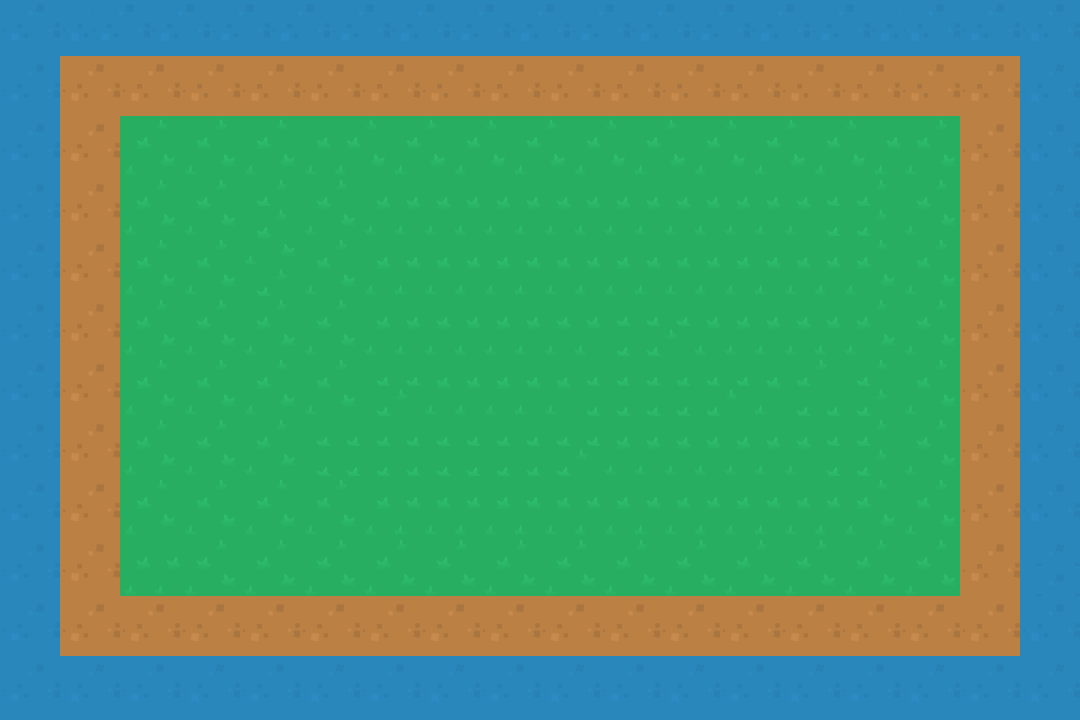

A level layout from a 2D game, rendered from its tile map. Below: a short description, then the map file with its tile-grid data intact:
An orthogonal 36x24 tile map with 30x30 px tiles, 1 tile layer (Tile Layer 1).

<map version="1.0" tiledversion="1.1.2" orientation="orthogonal" renderorder="right-down" width="36" height="24" tilewidth="30" tileheight="30" infinite="0" nextobjectid="1">
 <tileset firstgid="1" source="kenney_tileset.tsx" />
 <layer name="Tile Layer 1" width="36" height="24">
  <data encoding="csv">
0,0,0,0,0,0,0,0,0,0,0,0,0,0,0,0,0,0,0,0,0,0,0,0,0,0,0,0,0,0,0,0,0,0,0,0,
19,0,19,19,0,19,0,19,0,19,0,19,0,19,0,19,0,19,0,19,0,19,0,19,0,19,0,19,0,19,19,0,19,0,19,0,
0,0,0,0,0,0,0,0,0,0,0,0,0,0,0,0,0,0,0,0,0,0,0,0,0,0,0,0,0,0,0,0,0,0,0,0,
19,0,5,0,5,0,5,0,5,0,5,0,5,0,5,0,5,0,5,0,5,0,5,0,5,0,5,0,5,0,5,0,5,0,19,0,
0,0,0,0,0,0,0,0,0,0,0,0,0,0,0,0,0,0,0,0,0,0,0,0,0,0,0,0,0,0,0,0,0,0,0,0,
19,0,5,0,1,0,1,0,1,0,1,1,0,1,0,1,0,1,0,1,0,1,0,1,0,1,0,1,0,1,1,0,5,0,19,0,
0,0,0,0,0,0,0,0,0,0,0,0,0,0,0,0,0,0,0,0,0,0,0,0,0,0,0,0,0,0,0,0,0,0,0,0,
19,0,5,0,1,0,1,0,1,0,1,0,1,1,1,1,1,1,1,1,1,1,1,1,1,1,1,1,1,0,1,0,5,0,19,0,
0,0,0,0,0,0,0,0,1,0,0,0,0,0,0,0,0,0,0,0,0,0,0,0,0,0,0,1,1,0,0,0,0,0,0,0,
19,0,5,0,1,0,1,0,0,0,1,0,1,1,1,1,1,1,1,1,1,1,1,1,1,1,1,1,1,0,1,0,5,0,19,0,
0,0,0,0,0,0,0,0,1,0,0,0,0,0,0,0,0,0,0,0,0,0,0,0,0,0,0,0,0,0,0,0,0,0,0,0,
19,0,5,0,1,0,1,0,1,0,1,0,1,1,1,1,1,1,1,1,1,1,1,1,1,1,1,1,1,0,1,0,5,0,19,0,
0,0,0,0,0,0,0,0,0,0,0,0,0,0,0,0,0,0,0,0,1,1,0,0,0,0,0,0,0,0,0,0,0,0,0,0,
19,0,5,0,1,0,1,0,1,0,1,0,1,1,1,1,1,1,1,1,1,1,1,1,1,1,1,0,1,0,1,0,5,0,19,0,
0,0,0,0,0,0,0,0,0,0,0,0,1,0,0,0,0,0,0,1,1,1,1,1,0,0,1,1,1,0,0,0,0,0,0,0,
19,0,5,0,1,0,1,0,1,0,1,1,1,1,1,1,1,1,1,1,1,1,1,1,1,1,1,1,1,0,1,0,5,0,19,0,
0,0,0,0,0,0,0,0,0,0,1,1,1,1,1,1,1,1,1,0,0,0,0,0,0,0,0,1,1,0,0,0,0,0,0,0,
19,0,5,0,1,0,1,0,1,0,1,0,1,1,1,1,1,1,1,1,1,1,1,1,1,1,1,1,1,0,1,0,5,0,19,0,
0,0,0,0,0,0,0,0,0,0,0,0,0,0,0,0,0,0,0,0,0,0,0,0,0,0,0,0,0,0,0,0,0,0,0,0,
19,0,5,0,1,1,1,0,1,0,1,0,1,0,1,0,1,0,1,0,1,0,1,0,1,0,1,0,1,0,1,0,5,0,19,0,
0,0,0,0,0,0,0,0,0,0,0,0,0,0,0,0,0,0,0,0,0,0,0,0,0,0,0,0,0,0,0,0,0,0,19,0,
19,0,5,0,5,0,5,0,5,0,5,0,5,0,5,0,5,0,5,0,5,0,5,0,5,0,5,0,5,0,5,0,5,0,19,0,
0,0,0,0,0,0,0,0,0,0,0,0,0,0,0,0,0,0,0,0,0,0,0,0,0,0,0,0,0,0,0,0,0,0,0,0,
19,0,19,0,19,0,19,0,19,0,19,0,19,0,19,0,19,0,19,0,19,0,19,0,19,0,19,0,19,0,19,0,19,0,19,0
</data>
 </layer>
</map>
